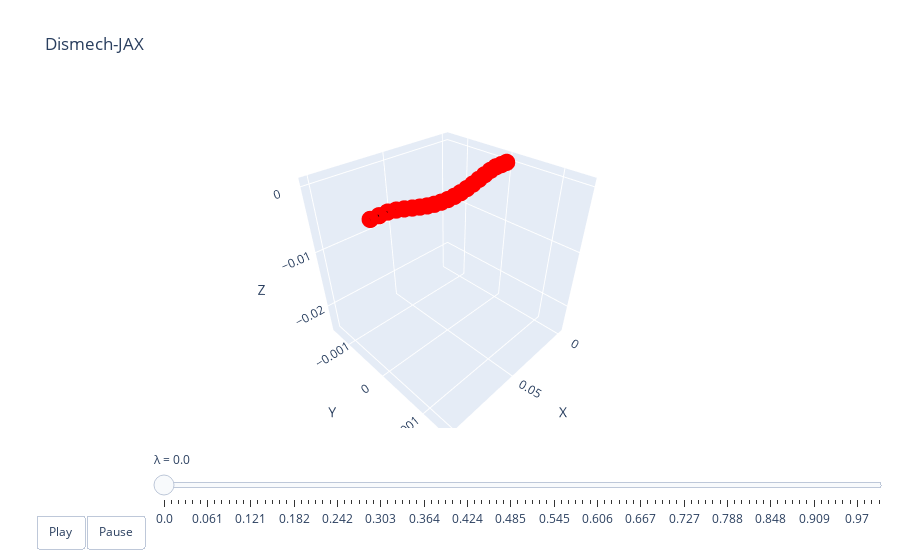

Here is the notebook cell this chart was saved with:
### Code cell
lambdas = jnp.linspace(0, 1.0, 100)
xf_stars = truth_sim.solve(lambdas, xf0, None, aux, state)
xb_stars = jax.vmap(fixed_0, (0, None))(lambdas, aux)
qs = jax.vmap(get_q, (0, 0, None))(xf_stars, xb_stars, aux)
dismech.animate(lambdas, qs, top)

### Figure 1 — Plotly figure (JSON) as saved in the notebook; plotly's stock layout.template omitted (floating-point values rounded to 4 significant figures)
{"data": [{"line": {"color": "black", "width": 4}, "marker": {"color": "red", "size": 6}, "mode": "lines+markers", "name": "edges", "type": "scatter3d", "x": [0, 0.005, null, 0.005, 0.01, null, 0.01, 0.015, null, 0.015, 0.02, null, 0.02, 0.02499, null, 0.02499, 0.02999, null, 0.02999, 0.03499, null, 0.03499, 0.03999, null, 0.03999, 0.04499, null, 0.04499, 0.05, null, 0.05, 0.05501, null, 0.05501, 0.06001, null, 0.06001, 0.06501, null, 0.06501, 0.07001, null, 0.07001, 0.07501, null, 0.07501, 0.08, null, 0.08, 0.085, null, 0.085, 0.09, null, 0.09, 0.095, null, 0.095, 0.1, null], "y": [0, 0, null, 0, 0, null, 0, 0, null, 0, 0, null, 0, 0, null, 0, 0, null, 0, 0, null, 0, 0, null, 0, 0, null, 0, 0, null, 0, 0, null, 0, 0, null, 0, 0, null, 0, 0, null, 0, 0, null, 0, 0, null, 0, 0, null, 0, 0, null, 0, 0, null, 0, 0, null], "z": [0, 0, null, 0, 0, null, 0, -0.0001878, null, -0.0001878, -0.0004739, null, -0.0004739, -0.0007946, null, -0.0007946, -0.001105, null, -0.001105, -0.001374, null, -0.001374, -0.001579, null, -0.001579, -0.001708, null, -0.001708, -0.001751, null, -0.001751, -0.001708, null, -0.001708, -0.001579, null, -0.001579, -0.001374, null, -0.001374, -0.001105, null, -0.001105, -0.0007946, null, -0.0007946, -0.0004739, null, -0.0004739, -0.0001878, null, -0.0001878, 0, null, 0, 0, null, 0, 0, null]}], "layout": {"scene": {"xaxis": {"range": [-0.005, 0.105], "title": {"text": "X"}}, "yaxis": {"range": [-0.00152, 0.00152], "title": {"text": "Y"}}, "zaxis": {"range": [-0.02516, 0.001198], "title": {"text": "Z"}}}, "sliders": [{"currentvalue": {"prefix": "λ = "}, "steps": [{"args": [["0.0"], {"frame": {"duration": 50, "redraw": true}, "mode": "immediate"}], "label": "0.0", "method": "animate"}, {"args": [["0.01"], {"frame": {"duration": 50, "redraw": true}, "mode": "immediate"}], "label": "0.01", "method": "animate"}, {"args": [["0.02"], {"frame": {"duration": 50, "redraw": true}, "mode": "immediate"}], "label": "0.02", "method": "animate"}, {"args": [["0.03"], {"frame": {"duration": 50, "redraw": true}, "mode": "immediate"}], "label": "0.03", "method": "animate"}, {"args": [["0.04"], {"frame": {"duration": 50, "redraw": true}, "mode": "immediate"}], "label": "0.04", "method": "animate"}, {"args": [["0.051"], {"frame": {"duration": 50, "redraw": true}, "mode": "immediate"}], "label": "0.051", "method": "animate"}, {"args": [["0.061"], {"frame": {"duration": 50, "redraw": true}, "mode": "immediate"}], "label": "0.061", "method": "animate"}, {"args": [["0.071"], {"frame": {"duration": 50, "redraw": true}, "mode": "immediate"}], "label": "0.071", "method": "animate"}, {"args": [["0.081"], {"frame": {"duration": 50, "redraw": true}, "mode": "immediate"}], "label": "0.081", "method": "animate"}, {"args": [["0.091"], {"frame": {"duration": 50, "redraw": true}, "mode": "immediate"}], "label": "0.091", "method": "animate"}, {"args": [["0.101"], {"frame": {"duration": 50, "redraw": true}, "mode": "immediate"}], "label": "0.101", "method": "animate"}, {"args": [["0.111"], {"frame": {"duration": 50, "redraw": true}, "mode": "immediate"}], "label": "0.111", "method": "animate"}, {"args": [["0.121"], {"frame": {"duration": 50, "redraw": true}, "mode": "immediate"}], "label": "0.121", "method": "animate"}, {"args": [["0.131"], {"frame": {"duration": 50, "redraw": true}, "mode": "immediate"}], "label": "0.131", "method": "animate"}, {"args": [["0.141"], {"frame": {"duration": 50, "redraw": true}, "mode": "immediate"}], "label": "0.141", "method": "animate"}, {"args": [["0.152"], {"frame": {"duration": 50, "redraw": true}, "mode": "immediate"}], "label": "0.152", "method": "animate"}, {"args": [["0.162"], {"frame": {"duration": 50, "redraw": true}, "mode": "immediate"}], "label": "0.162", "method": "animate"}, {"args": [["0.172"], {"frame": {"duration": 50, "redraw": true}, "mode": "immediate"}], "label": "0.172", "method": "animate"}, {"args": [["0.182"], {"frame": {"duration": 50, "redraw": true}, "mode": "immediate"}], "label": "0.182", "method": "animate"}, {"args": [["0.192"], {"frame": {"duration": 50, "redraw": true}, "mode": "immediate"}], "label": "0.192", "method": "animate"}, {"args": [["0.202"], {"frame": {"duration": 50, "redraw": true}, "mode": "immediate"}], "label": "0.202", "method": "animate"}, {"args": [["0.212"], {"frame": {"duration": 50, "redraw": true}, "mode": "immediate"}], "label": "0.212", "method": "animate"}, {"args": [["0.222"], {"frame": {"duration": 50, "redraw": true}, "mode": "immediate"}], "label": "0.222", "method": "animate"}, {"args": [["0.232"], {"frame": {"duration": 50, "redraw": true}, "mode": "immediate"}], "label": "0.232", "method": "animate"}, {"args": [["0.242"], {"frame": {"duration": 50, "redraw": true}, "mode": "immediate"}], "label": "0.242", "method": "animate"}, {"args": [["0.253"], {"frame": {"duration": 50, "redraw": true}, "mode": "immediate"}], "label": "0.253", "method": "animate"}, {"args": [["0.263"], {"frame": {"duration": 50, "redraw": true}, "mode": "immediate"}], "label": "0.263", "method": "animate"}, {"args": [["0.273"], {"frame": {"duration": 50, "redraw": true}, "mode": "immediate"}], "label": "0.273", "method": "animate"}, {"args": [["0.283"], {"frame": {"duration": 50, "redraw": true}, "mode": "immediate"}], "label": "0.283", "method": "animate"}, {"args": [["0.293"], {"frame": {"duration": 50, "redraw": true}, "mode": "immediate"}], "label": "0.293", "method": "animate"}, {"args": [["0.303"], {"frame": {"duration": 50, "redraw": true}, "mode": "immediate"}], "label": "0.303", "method": "animate"}, {"args": [["0.313"], {"frame": {"duration": 50, "redraw": true}, "mode": "immediate"}], "label": "0.313", "method": "animate"}, {"args": [["0.323"], {"frame": {"duration": 50, "redraw": true}, "mode": "immediate"}], "label": "0.323", "method": "animate"}, {"args": [["0.333"], {"frame": {"duration": 50, "redraw": true}, "mode": "immediate"}], "label": "0.333", "method": "animate"}, {"args": [["0.343"], {"frame": {"duration": 50, "redraw": true}, "mode": "immediate"}], "label": "0.343", "method": "animate"}, {"args": [["0.354"], {"frame": {"duration": 50, "redraw": true}, "mode": "immediate"}], "label": "0.354", "method": "animate"}, {"args": [["0.364"], {"frame": {"duration": 50, "redraw": true}, "mode": "immediate"}], "label": "0.364", "method": "animate"}, {"args": [["0.374"], {"frame": {"duration": 50, "redraw": true}, "mode": "immediate"}], "label": "0.374", "method": "animate"}, {"args": [["0.384"], {"frame": {"duration": 50, "redraw": true}, "mode": "immediate"}], "label": "0.384", "method": "animate"}, {"args": [["0.394"], {"frame": {"duration": 50, "redraw": true}, "mode": "immediate"}], "label": "0.394", "method": "animate"}, {"args": [["0.404"], {"frame": {"duration": 50, "redraw": true}, "mode": "immediate"}], "label": "0.404", "method": "animate"}, {"args": [["0.414"], {"frame": {"duration": 50, "redraw": true}, "mode": "immediate"}], "label": "0.414", "method": "animate"}, {"args": [["0.424"], {"frame": {"duration": 50, "redraw": true}, "mode": "immediate"}], "label": "0.424", "method": "animate"}, {"args": [["0.434"], {"frame": {"duration": 50, "redraw": true}, "mode": "immediate"}], "label": "0.434", "method": "animate"}, {"args": [["0.444"], {"frame": {"duration": 50, "redraw": true}, "mode": "immediate"}], "label": "0.444", "method": "animate"}, {"args": [["0.455"], {"frame": {"duration": 50, "redraw": true}, "mode": "immediate"}], "label": "0.455", "method": "animate"}, {"args": [["0.465"], {"frame": {"duration": 50, "redraw": true}, "mode": "immediate"}], "label": "0.465", "method": "animate"}, {"args": [["0.475"], {"frame": {"duration": 50, "redraw": true}, "mode": "immediate"}], "label": "0.475", "method": "animate"}, {"args": [["0.485"], {"frame": {"duration": 50, "redraw": true}, "mode": "immediate"}], "label": "0.485", "method": "animate"}, {"args": [["0.495"], {"frame": {"duration": 50, "redraw": true}, "mode": "immediate"}], "label": "0.495", "method": "animate"}, {"args": [["0.505"], {"frame": {"duration": 50, "redraw": true}, "mode": "immediate"}], "label": "0.505", "method": "animate"}, {"args": [["0.515"], {"frame": {"duration": 50, "redraw": true}, "mode": "immediate"}], "label": "0.515", "method": "animate"}, {"args": [["0.525"], {"frame": {"duration": 50, "redraw": true}, "mode": "immediate"}], "label": "0.525", "method": "animate"}, {"args": [["0.535"], {"frame": {"duration": 50, "redraw": true}, "mode": "immediate"}], "label": "0.535", "method": "animate"}, {"args": [["0.545"], {"frame": {"duration": 50, "redraw": true}, "mode": "immediate"}], "label": "0.545", "method": "animate"}, {"args": [["0.556"], {"frame": {"duration": 50, "redraw": true}, "mode": "immediate"}], "label": "0.556", "method": "animate"}, {"args": [["0.566"], {"frame": {"duration": 50, "redraw": true}, "mode": "immediate"}], "label": "0.566", "method": "animate"}, {"args": [["0.576"], {"frame": {"duration": 50, "redraw": true}, "mode": "immediate"}], "label": "0.576", "method": "animate"}, {"args": [["0.586"], {"frame": {"duration": 50, "redraw": true}, "mode": "immediate"}], "label": "0.586", "method": "animate"}, {"args": [["0.596"], {"frame": {"duration": 50, "redraw": true}, "mode": "immediate"}], "label": "0.596", "method": "animate"}, {"args": [["0.606"], {"frame": {"duration": 50, "redraw": true}, "mode": "immediate"}], "label": "0.606", "method": "animate"}, {"args": [["0.616"], {"frame": {"duration": 50, "redraw": true}, "mode": "immediate"}], "label": "0.616", "method": "animate"}, {"args": [["0.626"], {"frame": {"duration": 50, "redraw": true}, "mode": "immediate"}], "label": "0.626", "method": "animate"}, {"args": [["0.636"], {"frame": {"duration": 50, "redraw": true}, "mode": "immediate"}], "label": "0.636", "method": "animate"}, {"args": [["0.646"], {"frame": {"duration": 50, "redraw": true}, "mode": "immediate"}], "label": "0.646", "method": "animate"}, {"args": [["0.657"], {"frame": {"duration": 50, "redraw": true}, "mode": "immediate"}], "label": "0.657", "method": "animate"}, {"args": [["0.667"], {"frame": {"duration": 50, "redraw": true}, "mode": "immediate"}], "label": "0.667", "method": "animate"}, {"args": [["0.677"], {"frame": {"duration": 50, "redraw": true}, "mode": "immediate"}], "label": "0.677", "method": "animate"}, {"args": [["0.687"], {"frame": {"duration": 50, "redraw": true}, "mode": "immediate"}], "label": "0.687", "method": "animate"}, {"args": [["0.697"], {"frame": {"duration": 50, "redraw": true}, "mode": "immediate"}], "label": "0.697", "method": "animate"}, {"args": [["0.707"], {"frame": {"duration": 50, "redraw": true}, "mode": "immediate"}], "label": "0.707", "method": "animate"}, {"args": [["0.717"], {"frame": {"duration": 50, "redraw": true}, "mode": "immediate"}], "label": "0.717", "method": "animate"}, {"args": [["0.727"], {"frame": {"duration": 50, "redraw": true}, "mode": "immediate"}], "label": "0.727", "method": "animate"}, {"args": [["0.737"], {"frame": {"duration": 50, "redraw": true}, "mode": "immediate"}], "label": "0.737", "method": "animate"}, {"args": [["0.747"], {"frame": {"duration": 50, "redraw": true}, "mode": "immediate"}], "label": "0.747", "method": "animate"}, {"args": [["0.758"], {"frame": {"duration": 50, "redraw": true}, "mode": "immediate"}], "label": "0.758", "method": "animate"}, {"args": [["0.768"], {"frame": {"duration": 50, "redraw": true}, "mode": "immediate"}], "label": "0.768", "method": "animate"}, {"args": [["0.778"], {"frame": {"duration": 50, "redraw": true}, "mode": "immediate"}], "label": "0.778", "method": "animate"}, {"args": [["0.788"], {"frame": {"duration": 50, "redraw": true}, "mode": "immediate"}], "label": "0.788", "method": "animate"}, {"args": [["0.798"], {"frame": {"duration": 50, "redraw": true}, "mode": "immediate"}], "label": "0.798", "method": "animate"}, {"args": [["0.808"], {"frame": {"duration": 50, "redraw": true}, "mode": "immediate"}], "label": "0.808", "method": "animate"}, {"args": [["0.818"], {"frame": {"duration": 50, "redraw": true}, "mode": "immediate"}], "label": "0.818", "method": "animate"}, {"args": [["0.828"], {"frame": {"duration": 50, "redraw": true}, "mode": "immediate"}], "label": "0.828", "method": "animate"}, {"args": [["0.838"], {"frame": {"duration": 50, "redraw": true}, "mode": "immediate"}], "label": "0.838", "method": "animate"}, {"args": [["0.848"], {"frame": {"duration": 50, "redraw": true}, "mode": "immediate"}], "label": "0.848", "method": "animate"}, {"args": [["0.859"], {"frame": {"duration": 50, "redraw": true}, "mode": "immediate"}], "label": "0.859", "method": "animate"}, {"args": [["0.869"], {"frame": {"duration": 50, "redraw": true}, "mode": "immediate"}], "label": "0.869", "method": "animate"}, {"args": [["0.879"], {"frame": {"duration": 50, "redraw": true}, "mode": "immediate"}], "label": "0.879", "method": "animate"}, {"args": [["0.889"], {"frame": {"duration": 50, "redraw": true}, "mode": "immediate"}], "label": "0.889", "method": "animate"}, {"args": [["0.899"], {"frame": {"duration": 50, "redraw": true}, "mode": "immediate"}], "label": "0.899", "method": "animate"}, {"args": [["0.909"], {"frame": {"duration": 50, "redraw": true}, "mode": "immediate"}], "label": "0.909", "method": "animate"}, {"args": [["0.919"], {"frame": {"duration": 50, "redraw": true}, "mode": "immediate"}], "label": "0.919", "method": "animate"}, {"args": [["0.929"], {"frame": {"duration": 50, "redraw": true}, "mode": "immediate"}], "label": "0.929", "method": "animate"}, {"args": [["0.939"], {"frame": {"duration": 50, "redraw": true}, "mode": "immediate"}], "label": "0.939", "method": "animate"}, {"args": [["0.949"], {"frame": {"duration": 50, "redraw": true}, "mode": "immediate"}], "label": "0.949", "method": "animate"}, {"args": [["0.96"], {"frame": {"duration": 50, "redraw": true}, "mode": "immediate"}], "label": "0.96", "method": "animate"}, {"args": [["0.97"], {"frame": {"duration": 50, "redraw": true}, "mode": "immediate"}], "label": "0.97", "method": "animate"}, {"args": [["0.98"], {"frame": {"duration": 50, "redraw": true}, "mode": "immediate"}], "label": "0.98", "method": "animate"}, {"args": [["0.99"], {"frame": {"duration": 50, "redraw": true}, "mode": "immediate"}], "label": "0.99", "method": "animate"}, {"args": [["1.0"], {"frame": {"duration": 50, "redraw": true}, "mode": "immediate"}], "label": "1.0", "method": "animate"}], "transition": {"duration": 0}, "x": 0.1, "y": 0}], "title": {"text": "Dismech-JAX"}, "updatemenus": [{"buttons": [{"args": [null, {"frame": {"duration": 50, "redraw": true}, "fromcurrent": true}], "label": "Play", "method": "animate"}, {"args": [[null], {"frame": {"duration": 0, "redraw": true}, "mode": "immediate"}], "label": "Pause", "method": "animate"}], "direction": "left", "pad": {"r": 10, "t": 87}, "showactive": false, "type": "buttons", "x": 0.1, "xanchor": "right", "y": 0, "yanchor": "top"}]}}
